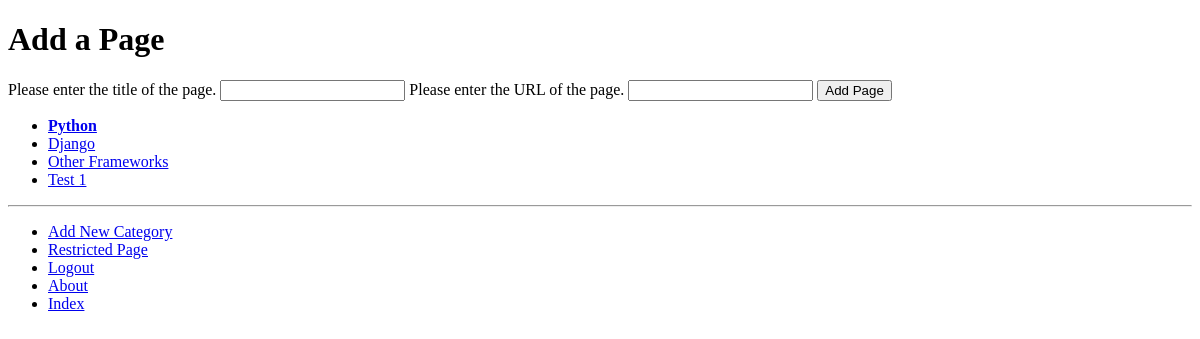
Page /rango/category/python/add_page/ (signed in) on the earlier database version.
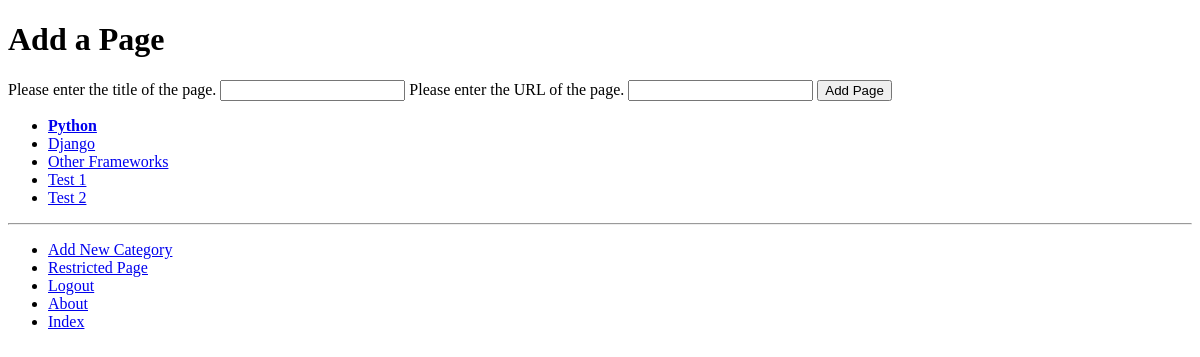
Same page on the later database version.
### rango/models.py (models this page shows, shortened)
class Category(models.Model):
    NAME_MAX_LENGTH = 128
    name = models.CharField(max_length=NAME_MAX_LENGTH, unique=True)
    views = models.IntegerField(default=0)
    likes = models.IntegerField(default=0)
    slug = models.SlugField(unique=True)
    class Meta:
        verbose_name_plural = 'Categories'

### rango/views.py (the view, shortened to what this page needs)
# urls.py: path('category/<slug:category_name_slug>/add_page/', views.add_page, name='add_page'),
@login_required
def add_page(request, category_name_slug):
    try:
        category = Category.objects.get(slug=category_name_slug)
    except Category.DoesNotExist:
        category = None
    if category is None:
        return redirect('/rango/')
    form = PageForm()
    context_dict = {'form': form, 'category': category}
    return render(request, 'rango/add_page.html', context=context_dict)

### rango/forms.py (shortened to what this page needs)
class PageForm(forms.ModelForm):
    title = forms.CharField(max_length=Page.TITLE_MAX_LENGTH, help_text="Please enter the title of the page.")
    url = forms.URLField(max_length=Page.URL_MAX_LENGTH, help_text="Please enter the URL of the page.")
    views = forms.IntegerField(widget=forms.HiddenInput(), initial=0)
    class Meta:
        model = Page
        exclude = ('category',)

### rango/templatetags/rango_template_tags.py (called while the page is built)
@register.inclusion_tag('rango/categories.html')
def get_category_list(current_category=None):
    return{'categories': Category.objects.all(), 'current_category': current_category}

### templates/rango/add_page.html (shortened to what this page needs)
{% extends 'rango/base.html' %}
{% load staticfiles %}
{% block body_block %}
    <div>
        {% if category %}
        <h1>Add a Page</h1>
            <form id="page_form" method="post" action="{% url 'rango:add_page' category.slug %}">
                {% for field in form.visible_fields %}
                    {{ field.help_text }}
                    {{ field }}
                {% endfor %}
                <input type="submit" name="submit" value="Add Page" />
            </form>
        {% else %}
            The specified category does not exist.
        {% endif %}
    </div>
{% endblock %}

### templates/rango/categories.html
<ul>
{% if categories %}
    {% for c in categories %}
        {% if c == current_category %}
        <li>
        <strong>
            <a href="{% url 'rango:show_category' c.slug %}">{{ c.name }}</a>
        </strong>
        </li>
        {% else %}
        <li>
            <a href="{% url 'rango:show_category' c.slug %}">{{ c.name }}</a>
        </li>
        {% endif %}
    {% endfor %}
{% else %}
    <li><strong>There are no categories present.</strong></li>
{% endif %}
</ul>

Differences in the rows shown:
added Category: name "Test 2"
